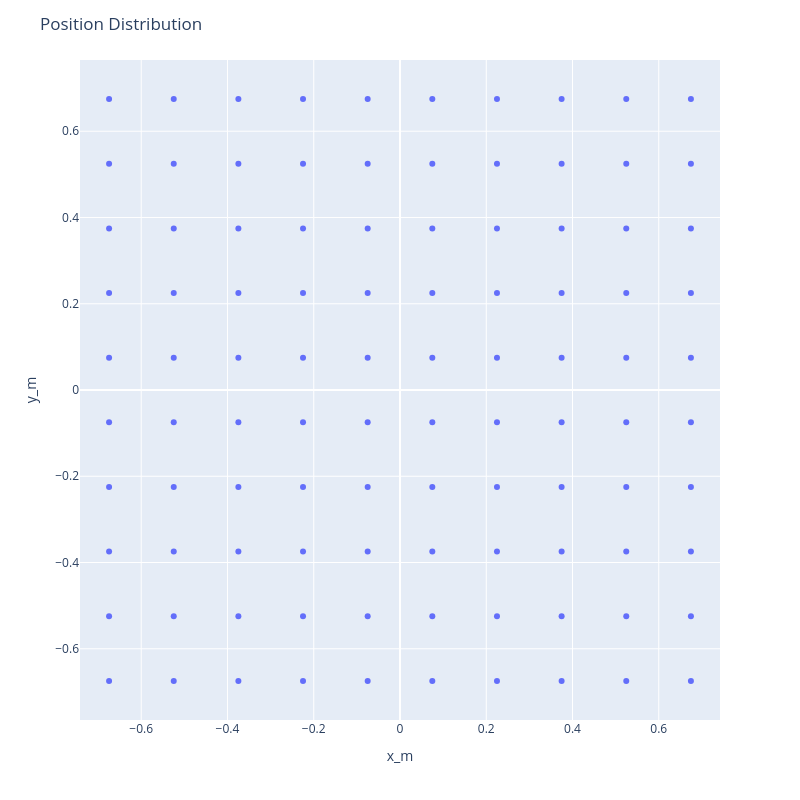

Source (notebook cell):
### Markdown cell above
### Investigate Array Geometry

### Code cell
arr.plot.geometry()
